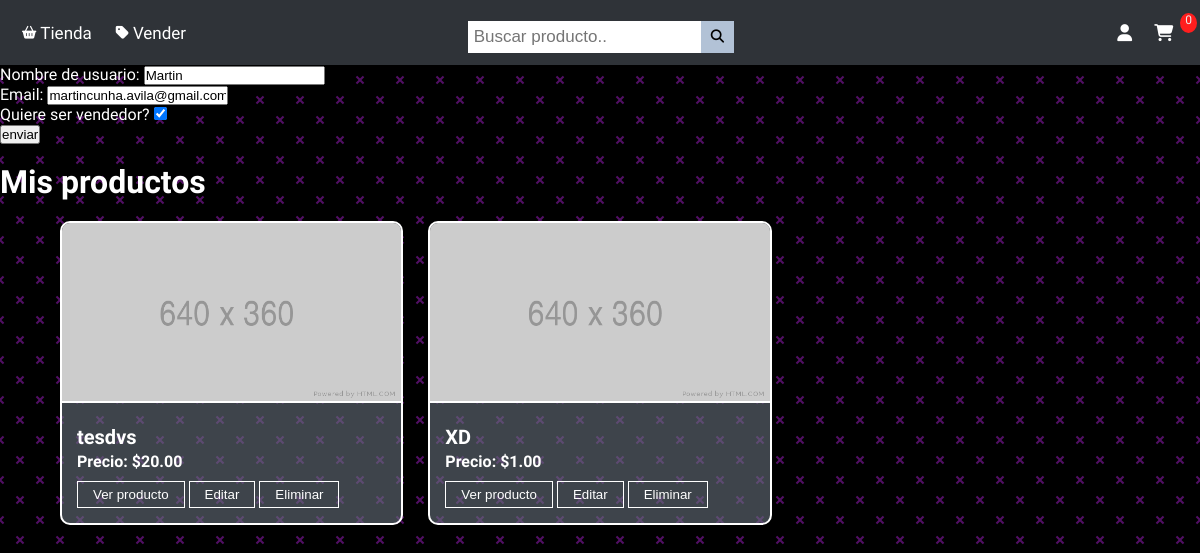
Page /clientes/ (signed in) on the earlier database version.
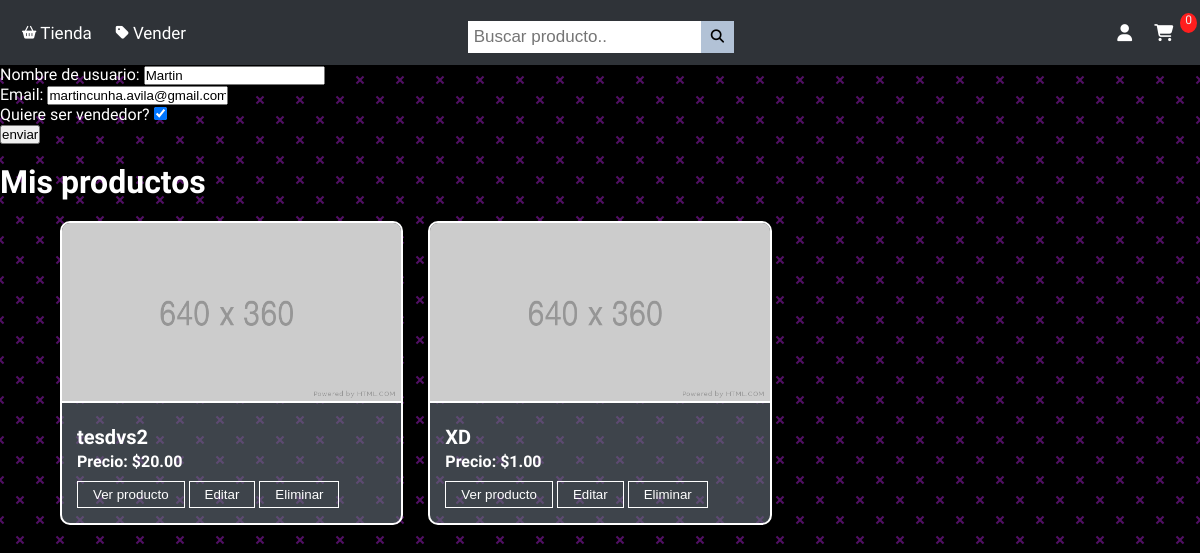
Same page on the later database version.
### usuarios/models.py (models this page shows, shortened)
class Producto(models.Model):
    name = models.CharField(max_length=100, null=True)
    precio = models.DecimalField(max_digits=9, decimal_places=2)
    digital = models.BooleanField(default=False, null=True)
    vendido_por = models.ForeignKey(Usuario, on_delete=CASCADE, null=True)
    imagen = models.ImageField(null=True, blank=True)
    stock = models.IntegerField(default=1)
    @property
    def ImagenURL(self):
        try:
            url = self.imagen.url
        except:
            url =''
        return url

### usuarios/views.py (the view)
# urls.py: path('clientes/', views.clientes, name="clientes"),
@login_required(login_url='login')
def clientes(request):
    cliente = request.user.usuario
    form = ActuUsuario(instance=cliente)
    productos = Producto.objects.filter(vendido_por = cliente)
    orden, creada = Orden.objects.get_or_create(cliente=cliente, completado=False)
    cartItems = orden.Items_Carrito
    if request.method == 'POST':
        form = ActuUsuario(request.POST, instance=cliente)
        if form.is_valid():
            form.save()
            return redirect('clientes')
    context ={'form': form, 'productos':productos, 'cartItems': cartItems}
    return render(request, 'usuarios/clientes.html', context)

### usuarios/forms.py
class ActuUsuario(ModelForm):
    class Meta:
        model = Usuario
        fields = '__all__'
        exclude = ('user',)
        widgets = {
            'vendedor' : CheckboxInput(attrs={
                'class' : 'form-control',
            })
        }
        labels={
            'name' : 'Nombre de usuario',
            'vendedor' : 'Quiere ser vendedor?',
        }
    field_order = ['name', 'email', 'vendedor']

### usuarios/models.py (called while the page is built)
    @property
    def Items_Carrito(self):
        ordenitems = self.ordenitem_set.all()
        total = sum([item.Cantidad for item in ordenitems])
        return total

### usuarios/templates/usuarios/clientes.html (shortened to what this page needs)
{% extends 'usuarios/base.html'%}
{% load static %}
{% block content %}
<form method="POST">
    {{form.as_p}}
    <input type="submit" value="enviar">
</form>
<br>
{% if request.user.usuario.vendedor == True %}
<h1>Mis productos</h1>
{% endif %}
<div class="news-cards">
    {% for producto in productos%}
    <div class="card">
        {% if producto.ImagenURL%}
        <img src="{{producto.ImagenURL}}" alt="Card 1">
        {% else %}
        <img src="{% static 'images/placeholder.png' %}" alt="">
        {% endif %}
        <div class="cardItems">
            <H3>{{producto.name}} </H3>
            <h4>Precio: ${{producto.precio|floatformat:2}}</h4>
            <button class="Hbtn"><a href="{% url 'productos' producto.id %}">Ver producto</a></button>
            <button class="Hbtn"><a href="{% url 'ActuProducto' producto.id %}">Editar</a></button>
            <button class="Hbtn"><a href="{% url 'delete_producto' producto.id %}">Eliminar</a></button>
        </div>
    </div>
    {% endfor %}
</div>
{% endblock %}

Differences in the rows shown:
changed Producto: name "tesdvs" → "tesdvs2"
